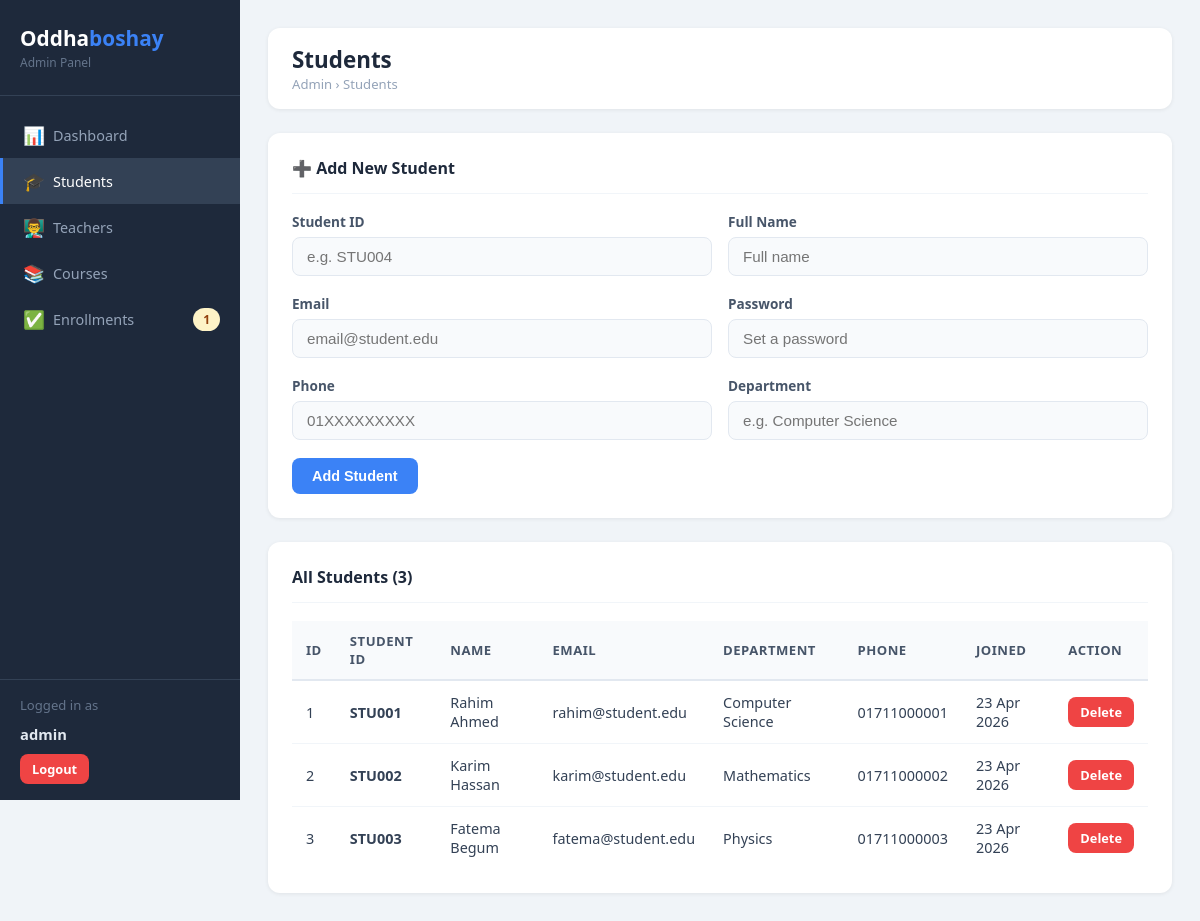
The app's page /admin/students.php (signed in) with its own data.
### tables this page shows
CREATE TABLE IF NOT EXISTS students (
    id          INT AUTO_INCREMENT PRIMARY KEY,
    student_id  VARCHAR(20)  NOT NULL UNIQUE,        
    name        VARCHAR(100) NOT NULL,
    email       VARCHAR(100) NOT NULL UNIQUE,
    password    VARCHAR(255) NOT NULL,               
    phone       VARCHAR(20),
    department  VARCHAR(100),
    created_at  TIMESTAMP DEFAULT CURRENT_TIMESTAMP
);

### admin/students.php (the view, shortened to what this page needs)
<?php
require_once '../config/db.php';
$students = $conn->query('SELECT * FROM students ORDER BY created_at DESC');
$pending_count = $conn->query("SELECT COUNT(*) as cnt FROM enrollments WHERE status='pending'")->fetch_assoc()['cnt'];
?>
<!DOCTYPE html>
<html lang="en">
<head>
    <link rel="stylesheet" href="../assets/css/style.css">
</head>
<body>
<div class="layout">
    <aside class="sidebar">
        <div class="sidebar-brand"><h2>Oddha<span>boshay</span></h2><p>Admin Panel</p></div>
        <nav class="sidebar-nav">
            <a href="dashboard.php">   <span class="icon">📊</span> Dashboard</a>
            <a href="students.php" class="active"><span class="icon">🎓</span> Students</a>
            <a href="teachers.php">    <span class="icon">👨‍🏫</span> Teachers</a>
            <a href="courses.php">     <span class="icon">📚</span> Courses</a>
            <a href="enrollments.php"> <span class="icon">✅</span> Enrollments
                <?php if ($pending_count > 0): ?><span class="badge badge-pending" style="margin-left:auto;"><?= $pending_count ?></span><?php endif; ?>
            </a>
        </nav>
        <div class="sidebar-footer">
            <div class="user-info">Logged in as</div>
            <div class="user-name"><?= htmlspecialchars($_SESSION['admin_name']) ?></div>
            <a href="logout.php" class="btn btn-danger btn-sm" style="margin-top:10px;">Logout</a>
        </div>
    </aside>
    <main class="main-content">
        <div class="top-header">
            <div><h1>Students</h1><div class="breadcrumb">Admin &rsaquo; Students</div></div>
        </div>
        <div class="card">
            <div class="card-header"><h3>➕ Add New Student</h3></div>
            <form method="POST">
                <div class="form-row">
                    <div class="form-group">
                        <label>Student ID</label>
                        <input type="text" name="student_id" placeholder="e.g. STU004" required>
                    </div>
                    <div class="form-group">
                        <label>Full Name</label>
                        <input type="text" name="name" placeholder="Full name" required>
                    </div>
                </div>
                <div class="form-row">
                    <div class="form-group">
                        <label>Email</label>
                        <input type="email" name="email" placeholder="email@student.edu" required>
                    </div>
                    <div class="form-group">
                        <label>Password</label>
                        <input type="password" name="password" placeholder="Set a password" required>
                    </div>
                </div>
                <div class="form-row">
                    <div class="form-group">
                        <label>Phone</label>
                        <input type="text" name="phone" placeholder="01XXXXXXXXX">
                    </div>
                    <div class="form-group">
                        <label>Department</label>
                        <input type="text" name="department" placeholder="e.g. Computer Science">
                    </div>
                </div>
                <button type="submit" name="add_student" class="btn btn-primary">Add Student</button>
            </form>
        </div>
        <div class="card">
            <div class="card-header"><h3>All Students (<?= $students->num_rows ?>)</h3></div>
            <div class="table-wrapper">
                <table>
                    <thead>
                        <tr><th>ID</th><th>Student ID</th><th>Name</th><th>Email</th><th>Department</th><th>Phone</th><th>Joined</th><th>Action</th></tr>
                    </thead>
                    <tbody>
                        <?php while ($row = $students->fetch_assoc()): ?>
                        <tr>
                            <td><?= $row['id'] ?></td>
                            <td><strong><?= htmlspecialchars($row['student_id']) ?></strong></td>
                            <td><?= htmlspecialchars($row['name']) ?></td>
                            <td><?= htmlspecialchars($row['email']) ?></td>
                            <td><?= htmlspecialchars($row['department']) ?></td>
                            <td><?= htmlspecialchars($row['phone']) ?></td>
                            <td><?= date('d M Y', strtotime($row['created_at'])) ?></td>
                            <td>
                                <a href="?delete=<?= $row['id'] ?>" class="btn btn-danger btn-sm"
                                   onclick="return confirmAction('Delete this student?')">Delete</a>
                            </td>
                        </tr>
                        <?php endwhile; ?>
                    </tbody>
                </table>
            </div>
        </div>
    </main>
</div>
</body>
</html>

### assets/css/style.css (style rules this page uses)
* { margin: 0; padding: 0; box-sizing: border-box; }
body { font-family: 'Segoe UI', Tahoma, Geneva, Verdana, sans-serif; background: #f0f4f8; color: #334155; font-size: 15px; }
a { text-decoration: none; color: inherit; }
.form-group { margin-bottom: 18px; }
.form-group label { display: block; font-size: 0.85rem; font-weight: 600; color: #475569; margin-bottom: 6px; }
.form-group input, .form-group select, .form-group textarea { width: 100%; padding: 10px 14px; border: 1.5px solid #e2e8f0; border-radius: 8px; font-size: 0.95rem; color: #334155; transition: border-color 0.2s; background: #f8fafc; }
.btn { display: inline-block; padding: 10px 20px; border: none; border-radius: 8px; font-size: 0.9rem; font-weight: 600; cursor: pointer; transition: opacity 0.2s, transform 0.1s; text-align: center; }
.btn-primary { background: #3b82f6; color: #fff; }
.btn-danger { background: #ef4444; color: #fff; }
.btn-sm { padding: 6px 12px; font-size: 0.8rem; }
.layout { display: flex; min-height: 100vh; }
.sidebar { width: 240px; background: #1e293b; color: #e2e8f0; display: flex; flex-direction: column; flex-shrink: 0; position: fixed; top: 0; left: 0; height: 100vh; overflow-y: auto; z-index: 100; }
.sidebar-brand { padding: 24px 20px; border-bottom: 1px solid #334155; }
.sidebar-brand h2 { font-size: 1.3rem; font-weight: 700; color: #fff; }
.sidebar-brand h2 span { color: #3b82f6; }
.sidebar-brand p { font-size: 0.75rem; color: #64748b; margin-top: 2px; }
.sidebar-nav { padding: 16px 0; flex: 1; }
.sidebar-nav a { display: flex; align-items: center; gap: 10px; padding: 11px 20px; color: #94a3b8; font-size: 0.9rem; font-weight: 500; transition: all 0.15s; border-left: 3px solid transparent; }
.sidebar-nav a.active { color: #fff; background: #334155; border-left-color: #3b82f6; }
.sidebar-nav .icon { font-size: 1.1rem; width: 20px; text-align: center; }
.sidebar-footer { padding: 16px 20px; border-top: 1px solid #334155; }
.sidebar-footer .user-info { font-size: 0.82rem; color: #64748b; margin-bottom: 10px; }
.sidebar-footer .user-name { font-size: 0.92rem; color: #e2e8f0; font-weight: 600; }
.main-content { flex: 1; margin-left: 240px; padding: 28px; min-height: 100vh; background: #f0f4f8; }
.top-header { background: #fff; border-radius: 12px; padding: 16px 24px; display: flex; align-items: center; justify-content: space-between; margin-bottom: 24px; box-shadow: 0 1px 4px rgba(0,0,0,0.07); }
.top-header h1 { font-size: 1.4rem; font-weight: 700; color: #1e293b; }
.top-header .breadcrumb { font-size: 0.82rem; color: #94a3b8; }
.card { background: #fff; border-radius: 12px; padding: 24px; box-shadow: 0 1px 4px rgba(0,0,0,0.07); margin-bottom: 24px; }
.card-header { display: flex; align-items: center; justify-content: space-between; margin-bottom: 18px; padding-bottom: 14px; border-bottom: 1px solid #f1f5f9; }
.card-header h3 { font-size: 1rem; font-weight: 700; color: #1e293b; }
.table-wrapper { overflow-x: auto; }
table { width: 100%; border-collapse: collapse; font-size: 0.9rem; }
thead th { background: #f8fafc; padding: 11px 14px; text-align: left; font-weight: 600; color: #475569; font-size: 0.82rem; text-transform: uppercase; letter-spacing: 0.5px; border-bottom: 2px solid #e2e8f0; }
tbody td { padding: 12px 14px; border-bottom: 1px solid #f1f5f9; color: #334155; vertical-align: middle; }
tbody tr:last-child td { border-bottom: none; }
.badge { display: inline-block; padding: 3px 10px; border-radius: 20px; font-size: 0.75rem; font-weight: 600; }
.badge-pending { background: #fef3c7; color: #92400e; }
.form-row { display: grid; grid-template-columns: 1fr 1fr; gap: 16px; }

### records on screen
students: id "1", student "STU001", name "Rahim Ahmed", email "rahim@student.edu", department "Computer Science", phone "01711000001", created_at "23 Apr 2026"
students: id "2", student "STU002", name "Karim Hassan", email "karim@student.edu", department "Mathematics", phone "01711000002", created_at "23 Apr 2026"
students: id "3", student "STU003", name "Fatema Begum", email "fatema@student.edu", department "Physics", phone "01711000003", created_at "23 Apr 2026"

### other values on screen
$pending_count "1"
$_SESSION['admin_name'] "admin"
$students->num_rows "3"
